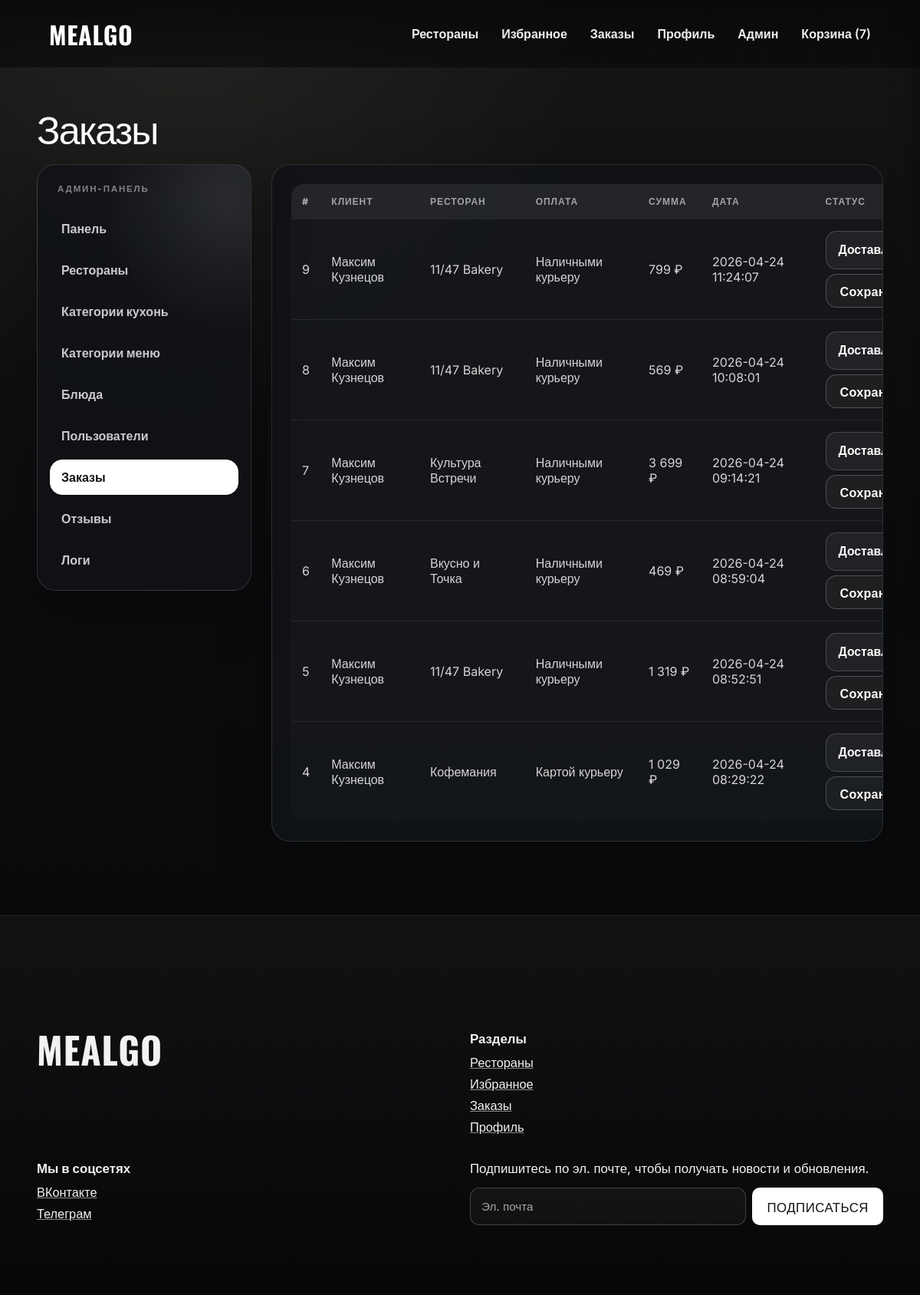
The app's page /public/admin/orders.php (signed in) with its own data.
### tables this page shows
CREATE TABLE `orders` (
  `id` bigint(20) UNSIGNED NOT NULL,
  `user_id` bigint(20) UNSIGNED NOT NULL,
  `restaurant_id` bigint(20) UNSIGNED NOT NULL,
  `status` enum('new','confirmed','preparing','on_the_way','delivered','cancelled') NOT NULL DEFAULT 'new',
  `customer_name` varchar(120) NOT NULL,
  `customer_email` varchar(190) NOT NULL,
  `customer_phone` varchar(30) NOT NULL,
  `delivery_address` varchar(255) NOT NULL,
  `comment` varchar(400) DEFAULT NULL,
  `payment_method` enum('cash','card_on_delivery') NOT NULL,
  `subtotal_amount` decimal(10,2) NOT NULL,
  `delivery_fee` decimal(10,2) NOT NULL,
  `total_amount` decimal(10,2) NOT NULL,
  `created_at` datetime NOT NULL,
  `updated_at` datetime NOT NULL
);

CREATE TABLE `users` (
  `id` bigint(20) UNSIGNED NOT NULL,
  `name` varchar(120) NOT NULL,
  `email` varchar(190) NOT NULL,
  `phone` varchar(30) DEFAULT NULL,
  `password_hash` varchar(255) NOT NULL,
  `role` enum('guest','user','admin') NOT NULL DEFAULT 'user',
  `email_verified_at` datetime DEFAULT NULL,
  `is_active` tinyint(1) NOT NULL DEFAULT 1,
  `created_at` datetime NOT NULL,
  `updated_at` datetime NOT NULL
);

CREATE TABLE `restaurants` (
  `id` bigint(20) UNSIGNED NOT NULL,
  `name` varchar(180) NOT NULL,
  `short_description` varchar(400) DEFAULT NULL,
  `logo_image` varchar(255) DEFAULT NULL,
  `banner_image` varchar(255) DEFAULT NULL,
  `address` varchar(255) DEFAULT NULL,
  `phone` varchar(30) DEFAULT NULL,
  `working_hours` varchar(120) DEFAULT NULL,
  `rating` decimal(3,2) NOT NULL DEFAULT 0.00,
  `delivery_fee` decimal(10,2) NOT NULL DEFAULT 0.00,
  `min_order_amount` decimal(10,2) NOT NULL DEFAULT 0.00,
  `delivery_time_min` smallint(5) UNSIGNED NOT NULL DEFAULT 30,
  `delivery_time_max` smallint(5) UNSIGNED NOT NULL DEFAULT 60,
  `is_active` tinyint(1) NOT NULL DEFAULT 1,
  `created_at` datetime NOT NULL,
  `updated_at` datetime NOT NULL
);

### includes/db.php (called while the page is built, shortened)
<?php
function db(): PDO
{
    static $pdo = null;
    if ($pdo instanceof PDO) {
        return $pdo;
    }
    $cfg = require ROOT_PATH . '/config/database.php';
    $dsn = sprintf(
        'mysql:host=%s;port=%d;dbname=%s;charset=%s',
        $cfg['host'],
        $cfg['port'],
        $cfg['name'],
        $cfg['charset']
    );
    $pdo = new PDO($dsn, $cfg['user'], $cfg['pass'], [
        PDO::ATTR_ERRMODE => PDO::ERRMODE_EXCEPTION,
        PDO::ATTR_DEFAULT_FETCH_MODE => PDO::FETCH_ASSOC,
        PDO::ATTR_EMULATE_PREPARES => false,
    ]);
    return $pdo;
}
function db_all(string $sql, array $params = []): array
{
    $stmt = db()->prepare($sql);
    $stmt->execute($params);
    return $stmt->fetchAll();
}

### includes/functions.php (called while the page is built, shortened)
<?php
function e(?string $value): string
{
    return htmlspecialchars((string) ($value ?? ''), ENT_QUOTES | ENT_SUBSTITUTE, 'UTF-8');
}
function payment_method_label(string $paymentMethod): string
{
    return match ($paymentMethod) {
        'cash' => 'Наличными курьеру',
        'card_on_delivery' => 'Картой курьеру',
        default => $paymentMethod,
    };
}

### public/admin/orders.php (the view, shortened to what this page needs)
<?php
require_once ROOT_PATH . '/includes/admin_helpers.php';
$orders = db_all(
    'SELECT o.id, o.status, o.total_amount, o.payment_method, o.created_at, u.name AS user_name, r.name AS restaurant_name
     FROM orders o
     JOIN users u ON u.id = o.user_id
     JOIN restaurants r ON r.id = o.restaurant_id
     ORDER BY o.created_at DESC'
);
require ROOT_PATH . '/templates/header.php';
?>
<section class="container">
    <h1 style="margin-top:0;">Заказы</h1>
    <div class="admin-layout">
        <div class="panel">
            <table>
                <thead>
                <tr><th>#</th><th>Клиент</th><th>Ресторан</th><th>Оплата</th><th>Сумма</th><th>Дата</th><th>Статус</th></tr>
                </thead>
                <tbody>
                <?php foreach ($orders as $order): ?>
                    <tr>
                        <td><?= (int) $order['id'] ?></td>
                        <td><?= e($order['user_name']) ?></td>
                        <td><?= e($order['restaurant_name']) ?></td>
                        <td><?= e(payment_method_label((string) $order['payment_method'])) ?></td>
                        <td><?= number_format((float) $order['total_amount'], 0, '.', ' ') ?> ₽</td>
                        <td><?= e($order['created_at']) ?></td>
                        <td>
                            <form method="post" style="display:flex;gap:6px;">
                                <button class="btn btn-ghost" type="submit">Сохранить</button>
                            </form>
                        </td>
                    </tr>
                <?php endforeach; ?>
                </tbody>
            </table>
        </div>
    </div>
</section>
<?php require ROOT_PATH . '/templates/footer.php'; ?>

### records on screen
orders: id "9", user.name "Максим Кузнецов", restaurant.name "11/47 Bakery", payment_method "Наличными курьеру", total_amount "799", created_at "2026-04-24 11:24:07"
orders: id "8", user.name "Максим Кузнецов", restaurant.name "11/47 Bakery", payment_method "Наличными курьеру", total_amount "569", created_at "2026-04-24 10:08:01"
orders: id "7", user.name "Максим Кузнецов", restaurant.name "Культура Встречи", payment_method "Наличными курьеру", total_amount "3 699", created_at "2026-04-24 09:14:21"
orders: id "6", user.name "Максим Кузнецов", restaurant.name "Вкусно и Точка", payment_method "Наличными курьеру", total_amount "469", created_at "2026-04-24 08:59:04"
orders: id "5", user.name "Максим Кузнецов", restaurant.name "11/47 Bakery", payment_method "Наличными курьеру", total_amount "1 319", created_at "2026-04-24 08:52:51"
orders: id "4", user.name "Максим Кузнецов", restaurant.name "Кофемания", payment_method "Картой курьеру", total_amount "1 029", created_at "2026-04-24 08:29:22"

### other values on screen
$cartCount "7"
$label "Панель"
$label "Рестораны"
$label "Категории кухонь"
$label "Категории меню"
$label "Блюда"
$label "Пользователи"
$label "Заказы"
$label "Отзывы"
$label "Логи"
